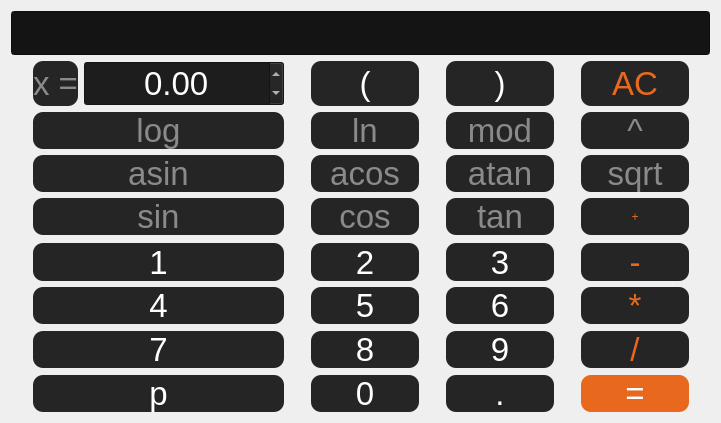
        <widget class="QWidget" name="tab_3">
         <attribute name="title">
          <string> Калькулятор</string>
         </attribute>
         <layout class="QGridLayout" name="gridLayout_4">
          <item row="0" column="0">
           <layout class="QVBoxLayout" name="verticalLayout" stretch="1,8">
            <item>
             <widget class="QLineEdit" name="lineEdit">
              <property name="sizePolicy">
               <sizepolicy hsizetype="Expanding" vsizetype="MinimumExpanding">
                <horstretch>0</horstretch>
                <verstretch>0</verstretch>
               </sizepolicy>
              </property>
              <property name="minimumSize">
               <size>
                <width>0</width>
                <height>40</height>
               </size>
              </property>
              <property name="styleSheet">
               <string notr="true">background-color: rgb(20, 20, 20);
color: rgb(255, 255, 255);
font-size: 33px;
font: 16pt &quot;Comic Sans MS&quot;;
</string>
              </property>
              <property name="alignment">
               <set>Qt::AlignRight|Qt::AlignTrailing|Qt::AlignVCenter</set>
              </property>
             </widget>
            </item>
            <item>
             <layout class="QGridLayout" name="gridLayout" rowstretch="0,0,0,0,0,0,0,0,0,0,0,0" columnstretch="1,5,1,5,1,5,1,5,1" rowminimumheight="1,1,1,1,1,1,1,1,1,1,1,1">
              <property name="sizeConstraint">
               <enum>QLayout::SetDefaultConstraint</enum>
              </property>
              <property name="topMargin">
               <number>0</number>
              </property>
              <property name="bottomMargin">
               <number>0</number>
              </property>
              <property name="verticalSpacing">
               <number>-1</number>
              </property>
              <item row="11" column="1">
               <layout class="QHBoxLayout" name="horizontalLayout">
                <item>
                 <widget class="QPushButton" name="pushButton_19">
                  <property name="sizePolicy">
                   <sizepolicy hsizetype="Expanding" vsizetype="MinimumExpanding">
                    <horstretch>0</horstretch>
                    <verstretch>0</verstretch>
                   </sizepolicy>
                  </property>
                  <property name="styleSheet">
                   <string notr="true">QPushButton {

border-radius: 10px;

background-color: rgb(37, 37, 37);

color: rgb(255, 255, 255);

font-size: 33px;

font: 16pt &quot;Comic Sans MS&quot;;

}


QPushButton:hover {
            background-color: rgb(90, 89, 91);
}</string>
                  </property>
                  <property name="text">
                   <string>p</string>
                  </property>
                 </widget>
                </item>
               </layout>
              </item>
              <item row="0" column="5">
               <widget class="QPushButton" name="pushButton_30">
                <property name="sizePolicy">
                 <sizepolicy hsizetype="Minimum" vsizetype="MinimumExpanding">
                  <horstretch>0</horstretch>
                  <verstretch>0</verstretch>
                 </sizepolicy>
                </property>
                <property name="styleSheet">
                 <string notr="true">QPushButton {

border-radius: 10px;

background-color: rgb(37, 37, 37);

color: rgb(255, 255, 255);

font-size: 33px;

font: 16pt &quot;Comic Sans MS&quot;;

}


QPushButton:hover {
            background-color: rgb(90, 89, 91);
}</string>
                </property>
                <property name="text">
                 <string>)</string>
                </property>
               </widget>
              </item>
              <item row="9" column="3">
               <widget class="QPushButton" name="pushButton_8">
                <property name="sizePolicy">
                 <sizepolicy hsizetype="Minimum" vsizetype="MinimumExpanding">
                  <horstretch>0</horstretch>
                  <verstretch>0</verstretch>
                 </sizepolicy>
                </property>
                <property name="styleSheet">
                 <string notr="true">QPushButton {

border-radius: 10px;

background-color: rgb(37, 37, 37);

color: rgb(255, 255, 255);

font-size: 33px;

font: 16pt &quot;Comic Sans MS&quot;;

}


QPushButton:hover {
            background-color: rgb(90, 89, 91);
}</string>
                </property>
                <property name="text">
                 <string>8</string>
                </property>
               </widget>
              </item>
              <item row="9" column="5">
               <widget class="QPushButton" name="pushButton_9">
                <property name="sizePolicy">
                 <sizepolicy hsizetype="Minimum" vsizetype="MinimumExpanding">
                  <horstretch>0</horstretch>
                  <verstretch>0</verstretch>
                 </sizepolicy>
                </property>
                <property name="styleSheet">
                 <string notr="true">QPushButton {

border-radius: 10px;

background-color: rgb(37, 37, 37);

color: rgb(255, 255, 255);

font-size: 33px;

font: 16pt &quot;Comic Sans MS&quot;;

}


QPushButton:hover {
            background-color: rgb(90, 89, 91);
}</string>
                </property>
                <property name="text">
                 <string>9</string>
                </property>
               </widget>
              </item>
              <item row="9" column="1">
               <widget class="QPushButton" name="pushButton_7">
                <property name="sizePolicy">
                 <sizepolicy hsizetype="Minimum" vsizetype="MinimumExpanding">
                  <horstretch>0</horstretch>
                  <verstretch>0</verstretch>
                 </sizepolicy>
                </property>
                <property name="styleSheet">
                 <string notr="true">QPushButton {

border-radius: 10px;

background-color: rgb(37, 37, 37);

color: rgb(255, 255, 255);

font-size: 33px;

font: 16pt &quot;Comic Sans MS&quot;;

}


QPushButton:hover {
            background-color: rgb(90, 89, 91);
}</string>
                </property>
                <property name="text">
                 <string>7</string>
                </property>
               </widget>
              </item>
              <item row="1" column="1">
               <widget class="QPushButton" name="pushButton_22">
                <property name="sizePolicy">
                 <sizepolicy hsizetype="MinimumExpanding" vsizetype="MinimumExpanding">
                  <horstretch>0</horstretch>
                  <verstretch>0</verstretch>
                 </sizepolicy>
                </property>
                <property name="styleSheet">
                 <string notr="true">QPushButton {
border-radius: 10px;
background-color: rgb(37, 37, 37);
color: rgb(138, 137, 140);
font-size: 33px;
font: 16pt &quot;Comic Sans MS&quot;;
}

QPushButton:hover {
background-color: rgb(90, 89, 91);
}</string>
                </property>
                <property name="text">
                 <string>log</string>
                </property>
               </widget>
              </item>
              <item row="7" column="1">
               <widget class="QPushButton" name="pushButton_4">
                <property name="sizePolicy">
                 <sizepolicy hsizetype="Minimum" vsizetype="MinimumExpanding">
                  <horstretch>0</horstretch>
                  <verstretch>0</verstretch>
                 </sizepolicy>
                </property>
                <property name="styleSheet">
                 <string notr="true">QPushButton {

border-radius: 10px;

background-color: rgb(37, 37, 37);

color: rgb(255, 255, 255);

font-size: 33px;

font: 16pt &quot;Comic Sans MS&quot;;

}


QPushButton:hover {
            background-color: rgb(90, 89, 91);
}</string>
                </property>
                <property name="text">
                 <string>4</string>
                </property>
               </widget>
              </item>
              <item row="6" column="5">
               <widget class="QPushButton" name="pushButton_3">
                <property name="sizePolicy">
                 <sizepolicy hsizetype="Minimum" vsizetype="MinimumExpanding">
                  <horstretch>0</horstretch>
                  <verstretch>0</verstretch>
                 </sizepolicy>
                </property>
                <property name="styleSheet">
                 <string notr="true">QPushButton {
border-radius: 10px;
background-color: rgb(37, 37, 37);
color: rgb(255, 255, 255);
font-size: 33px;
font: 16pt &quot;Comic Sans MS&quot;;
}

QPushButton:hover {
    background-color: rgb(90, 89, 91);
}</string>
                </property>
                <property name="text">
                 <string>3</string>
                </property>
               </widget>
              </item>
              <item row="7" column="3">
               <widget class="QPushButton" name="pushButton_5">
                <property name="sizePolicy">
                 <sizepolicy hsizetype="Minimum" vsizetype="Preferred">
                  <horstretch>0</horstretch>
                  <verstretch>0</verstretch>
                 </sizepolicy>
                </property>
                <property name="styleSheet">
                 <string notr="true">QPushButton {

border-radius: 10px;

background-color: rgb(37, 37, 37);

color: rgb(255, 255, 255);

font-size: 33px;

font: 16pt &quot;Comic Sans MS&quot;;

}


QPushButton:hover {
            background-color: rgb(90, 89, 91);
}</string>
                </property>
                <property name="text">
                 <string>5</string>
                </property>
               </widget>
              </item>
              <item row="11" column="7">
               <widget class="QPushButton" name="pushButton_15">
                <property name="sizePolicy">
                 <sizepolicy hsizetype="Minimum" vsizetype="MinimumExpanding">
                  <horstretch>0</horstretch>
                  <verstretch>0</verstretch>
                 </sizepolicy>
                </property>
                <property name="minimumSize">
                 <size>
                  <width>0</width>
                  <height>0</height>
                 </size>
                </property>
                <property name="styleSheet">
                 <string notr="true">QPushButton {
border-radius: 10px;
background-color: rgb(232, 104, 30);
color: rgb(255, 255, 255);
font-size: 33px;
font: 16pt &quot;Comic Sans MS&quot;;
}
QPushButton:hover{
            background-color: rgb(90, 89, 91);
}



</string>
                </property>
                <property name="text">
                 <string>=</string>
                </property>
               </widget>
              </item>
              <item row="3" column="3">
               <widget class="QPushButton" name="pushButton_25">
                <property name="sizePolicy">
                 <sizepolicy hsizetype="Minimum" vsizetype="Preferred">
                  <horstretch>0</horstretch>
                  <verstretch>0</verstretch>
                 </sizepolicy>
                </property>
                <property name="styleSheet">
                 <string notr="true">QPushButton {
border-radius: 10px;
background-color: rgb(37, 37, 37);
color: rgb(138, 137, 140);
font-size: 33px;
font: 16pt &quot;Comic Sans MS&quot;;
}

QPushButton:hover {
background-color: rgb(90, 89, 91);
}</string>
                </property>
                <property name="text">
                 <string>cos</string>
                </property>
               </widget>
              </item>
              <item row="6" column="3">
               <widget class="QPushButton" name="pushButton_2">
                <property name="sizePolicy">
                 <sizepolicy hsizetype="Minimum" vsizetype="MinimumExpanding">
                  <horstretch>0</horstretch>
                  <verstretch>0</verstretch>
                 </sizepolicy>
                </property>
                <property name="styleSheet">
                 <string notr="true">QPushButton {
border-radius: 10px;
background-color: rgb(37, 37, 37);
color: rgb(255, 255, 255);
font-size: 33px;
font: 16pt &quot;Comic Sans MS&quot;;
}

QPushButton:hover {
     background-color: rgb(90, 89, 91);
}</string>
                </property>
                <property name="text">
                 <string>2</string>
                </property>
               </widget>
              </item>
              <item row="2" column="3">
               <widget class="QPushButton" name="pushButton_27">
                <property name="sizePolicy">
                 <sizepolicy hsizetype="Minimum" vsizetype="MinimumExpanding">
                  <horstretch>0</horstretch>
                  <verstretch>0</verstretch>
                 </sizepolicy>
                </property>
                <property name="styleSheet">
                 <string notr="true">QPushButton {
border-radius: 10px;
background-color: rgb(37, 37, 37);
color: rgb(138, 137, 140);
font-size: 33px;
font: 16pt &quot;Comic Sans MS&quot;;
}

QPushButton:hover {
            background-color: rgb(90, 89, 91);
}</string>
                </property>
                <property name="text">
                 <string>acos</string>
                </property>
               </widget>
              </item>
              <item row="11" column="5">
               <widget class="QPushButton" name="pushButton_11">
                <property name="sizePolicy">
                 <sizepolicy hsizetype="Minimum" vsizetype="Preferred">
                  <horstretch>0</horstretch>
                  <verstretch>0</verstretch>
                 </sizepolicy>
                </property>
                <property name="styleSheet">
                 <string notr="true">QPushButton {

border-radius: 10px;

background-color: rgb(37, 37, 37);

color: rgb(255, 255, 255);

font-size: 33px;

font: 16pt &quot;Comic Sans MS&quot;;

}


QPushButton:hover {
            background-color: rgb(90, 89, 91);
}</string>
                </property>
                <property name="text">
                 <string>.</string>
                </property>
               </widget>
              </item>
              <item row="7" column="7">
               <widget class="QPushButton" name="pushButton_13">
                <property name="sizePolicy">
                 <sizepolicy hsizetype="Minimum" vsizetype="Preferred">
                  <horstretch>0</horstretch>
                  <verstretch>0</verstretch>
                 </sizepolicy>
                </property>
                <property name="styleSheet">
                 <string notr="true">QPushButton {
border-radius: 10px;
background-color: rgb(37, 37, 37);
color: rgb(232, 104, 30);
font-size: 33px;
font: 16pt &quot;Comic Sans MS&quot;;
}

QPushButton:hover {
            background-color: rgb(90, 89, 91);
}</string>
                </property>
                <property name="text">
                 <string>*</string>
                </property>
               </widget>
              </item>
              <item row="0" column="8">
               <spacer name="horizontalSpacer_10">
                <property name="orientation">
                 <enum>Qt::Horizontal</enum>
                </property>
                <property name="sizeHint" stdset="0">
                 <size>
                  <width>40</width>
                  <height>20</height>
                 </size>
                </property>
               </spacer>
              </item>
              <item row="0" column="6">
               <spacer name="horizontalSpacer_9">
                <property name="orientation">
                 <enum>Qt::Horizontal</enum>
                </property>
                <property name="sizeHint" stdset="0">
                 <size>
                  <width>40</width>
                  <height>20</height>
                 </size>
                </property>
               </spacer>
              </item>
              <item row="0" column="1">
               <layout class="QHBoxLayout" name="horizontalLayout_2" stretch="1,1,5">
                <item>
                 <spacer name="horizontalSpacer">
                  <property name="orientation">
                   <enum>Qt::Horizontal</enum>
                  </property>
                  <property name="sizeHint" stdset="0">
                   <size>
                    <width>40</width>
                    <height>20</height>
                   </size>
                  </property>
                 </spacer>
                </item>
                <item>
                 <widget class="QPushButton" name="pushButton_32">
                  <property name="sizePolicy">
                   <sizepolicy hsizetype="Expanding" vsizetype="MinimumExpanding">
                    <horstretch>0</horstretch>
                    <verstretch>0</verstretch>
                   </sizepolicy>
                  </property>
                  <property name="maximumSize">
                   <size>
                    <width>16777215</width>
                    <height>16777215</height>
                   </size>
                  </property>
                  <property name="layoutDirection">
                   <enum>Qt::LeftToRight</enum>
                  </property>
                  <property name="styleSheet">
                   <string notr="true">QPushButton {

border-radius: 10px;

background-color: rgb(37, 37, 37);

color: rgb(138, 137, 140);

font-size: 33px;

font: 16pt &quot;Comic Sans MS&quot;;

}


QPushButton:hover {
            background-color: rgb(90, 89, 91);
}</string>
                  </property>
                  <property name="text">
                   <string>x =</string>
                  </property>
                  <property name="autoRepeat">
                   <bool>false</bool>
                  </property>
                 </widget>
                </item>
                <item>
                 <widget class="QDoubleSpinBox" name="doubleSpinBox_6">
                  <property name="sizePolicy">
                   <sizepolicy hsizetype="MinimumExpanding" vsizetype="MinimumExpanding">
                    <horstretch>0</horstretch>
                    <verstretch>0</verstretch>
                   </sizepolicy>
                  </property>
                  <property name="styleSheet">
                   <string notr="true">background-color: rgb(29, 29, 29);
color: rgb(255, 255, 255);
font-size: 33px;
font: 16pt &quot;Comic Sans MS&quot;;
</string>
                  </property>
                  <property name="alignment">
                   <set>Qt::AlignCenter</set>
                  </property>
                  <property name="minimum">
                   <double>-1000000000.000000000000000</double>
                  </property>
                  <property name="maximum">
                   <double>1000000000.000000000000000</double>
                  </property>
                 </widget>
                </item>
               </layout>
              </item>
              <item row="3" column="5">
               <widget class="QPushButton" name="pushButton_26">
                <property name="sizePolicy">
                 <sizepolicy hsizetype="Minimum" vsizetype="MinimumExpanding">
                  <horstretch>0</horstretch>
                  <verstretch>0</verstretch>
                 </sizepolicy>
                </property>
                <property name="styleSheet">
                 <string notr="true">QPushButton {

border-radius: 10px;

background-color: rgb(37, 37, 37);

color: rgb(138, 137, 140);

font-size: 33px;

font: 16pt &quot;Comic Sans MS&quot;;

}


QPushButton:hover {
            background-color: rgb(90, 89, 91);
}</string>
                </property>
                <property name="text">
                 <string>tan</string>
                </property>
               </widget>
              </item>
              <item row="7" column="5">
               <widget class="QPushButton" name="pushButton_6">
                <property name="sizePolicy">
                 <sizepolicy hsizetype="Minimum" vsizetype="MinimumExpanding">
                  <horstretch>0</horstretch>
                  <verstretch>0</verstretch>
                 </sizepolicy>
                </property>
                <property name="styleSheet">
                 <string notr="true">QPushButton {

border-radius: 10px;

background-color: rgb(37, 37, 37);

color: rgb(255, 255, 255);

font-size: 33px;

font: 16pt &quot;Comic Sans MS&quot;;

}


QPushButton:hover {
            background-color: rgb(90, 89, 91);
}</string>
                </property>
                <property name="text">
                 <string>6</string>
                </property>
               </widget>
              </item>
              <item row="3" column="7">
               <widget class="QPushButton" name="pushButton_16">
                <property name="sizePolicy">
                 <sizepolicy hsizetype="Minimum" vsizetype="MinimumExpanding">
                  <horstretch>0</horstretch>
                  <verstretch>0</verstretch>
                 </sizepolicy>
                </property>
                <property name="styleSheet">
                 <string notr="true">QPushButton {
border-radius: 10px;
background-color: rgb(37, 37, 37);
color: rgb(232, 104, 30);
size: 150px;
font: 16pt &quot;Comic Sans MS&quot;;
}

QPushButton:hover {
            background-color: rgb(90, 89, 91);
}</string>
                </property>
                <property name="text">
                 <string>+</string>
                </property>
               </widget>
              </item>
              <item row="0" column="4">
               <spacer name="horizontalSpacer_8">
                <property name="orientation">
                 <enum>Qt::Horizontal</enum>
                </property>
                <property name="sizeHint" stdset="0">
                 <size>
                  <width>40</width>
                  <height>20</height>
                 </size>
                </property>
               </spacer>
              </item>
              <item row="11" column="3">
               <widget class="QPushButton" name="pushButton_10">
                <property name="sizePolicy">
                 <sizepolicy hsizetype="Minimum" vsizetype="MinimumExpanding">
                  <horstretch>0</horstretch>
                  <verstretch>0</verstretch>
                 </sizepolicy>
                </property>
                <property name="styleSheet">
                 <string notr="true">QPushButton {

border-radius: 10px;

background-color: rgb(37, 37, 37);

color: rgb(255, 255, 255);

font-size: 33px;

font: 16pt &quot;Comic Sans MS&quot;;

}


QPushButton:hover {
            background-color: rgb(90, 89, 91);
}</string>
                </property>
                <property name="text">
                 <string>0</string>
                </property>
               </widget>
              </item>
              <item row="6" column="7">
               <widget class="QPushButton" name="pushButton_12">
                <property name="sizePolicy">
                 <sizepolicy hsizetype="Minimum" vsizetype="MinimumExpanding">
                  <horstretch>0</horstretch>
                  <verstretch>0</verstretch>
                 </sizepolicy>
                </property>
                <property name="styleSheet">
                 <string notr="true">QPushButton {

border-radius: 10px;

background-color: rgb(37, 37, 37);

color: rgb(232, 104, 30);

font-size: 33px;

font: 16pt &quot;Comic Sans MS&quot;;

}


QPushButton:hover {
            background-color: rgb(90, 89, 91);
}</string>
                </property>
                <property name="text">
                 <string>-</string>
                </property>
               </widget>
              </item>
              <item row="2" column="7">
               <widget class="QPushButton" name="pushButton_21">
                <property name="sizePolicy">
                 <sizepolicy hsizetype="Minimum" vsizetype="MinimumExpanding">
                  <horstretch>0</horstretch>
                  <verstretch>0</verstretch>
                 </sizepolicy>
                </property>
                <property name="styleSheet">
                 <string notr="true">QPushButton {

border-radius: 10px;

background-color: rgb(37, 37, 37);

color: rgb(138, 137, 140);

font-size: 33px;

font: 16pt &quot;Comic Sans MS&quot;;

}


QPushButton:hover {
            background-color: rgb(90, 89, 91);
}</string>
                </property>
                <property name="text">
                 <string>sqrt</string>
                </property>
               </widget>
              </item>
              <item row="0" column="3">
               <widget class="QPushButton" name="pushButton_31">
                <property name="sizePolicy">
                 <sizepolicy hsizetype="Minimum" vsizetype="MinimumExpanding">
                  <horstretch>0</horstretch>
                  <verstretch>0</verstretch>
                 </sizepolicy>
                </property>
                <property name="styleSheet">
                 <string notr="true">QPushButton {
border-radius: 10px;
background-color: rgb(37, 37, 37);
color: rgb(255, 255, 255);
font-size: 33px;
font: 16pt &quot;Comic Sans MS&quot;;
}


QPushButton:hover {
            background-color: rgb(90, 89, 91);
}</string>
                </property>
                <property name="text">
                 <string>(</string>
                </property>
               </widget>
              </item>
              <item row="2" column="5">
               <widget class="QPushButton" name="pushButton_29">
                <property name="sizePolicy">
                 <sizepolicy hsizetype="Minimum" vsizetype="MinimumExpanding">
                  <horstretch>0</horstretch>
                  <verstretch>0</verstretch>
                 </sizepolicy>
                </property>
                <property name="styleSheet">
                 <string notr="true">QPushButton {
border-radius: 10px;
background-color: rgb(37, 37, 37);
color: rgb(138, 137, 140);
font-size: 33px;
font: 16pt &quot;Comic Sans MS&quot;;
}

QPushButton:hover {
  background-color: rgb(90, 89, 91);
}</string>
                </property>
                <property name="text">
                 <string>atan</string>
                </property>
               </widget>
              </item>
              <item row="0" column="2">
               <spacer name="horizontalSpacer_7">
                <property name="orientation">
                 <enum>Qt::Horizontal</enum>
                </property>
                <property name="sizeHint" stdset="0">
                 <size>
                  <width>40</width>
                  <height>20</height>
                 </size>
                </property>
               </spacer>
              </item>
              <item row="3" column="1">
               <widget class="QPushButton" name="pushButton_24">
                <property name="sizePolicy">
                 <sizepolicy hsizetype="Minimum" vsizetype="MinimumExpanding">
                  <horstretch>0</horstretch>
                  <verstretch>0</verstretch>
                 </sizepolicy>
                </property>
                <property name="styleSheet">
                 <string notr="true">QPushButton {

border-radius: 10px;

background-color: rgb(37, 37, 37);

color: rgb(138, 137, 140);

font-size: 33px;

font: 16pt &quot;Comic Sans MS&quot;;

}


QPushButton:hover {
            background-color: rgb(90, 89, 91);
}</string>
                </property>
                <property name="text">
                 <string>sin</string>
                </property>
               </widget>
              </item>
              <item row="0" column="7">
               <widget class="QPushButton" name="pushButton_18">
                <property name="sizePolicy">
                 <sizepolicy hsizetype="Minimum" vsizetype="MinimumExpanding">
                  <horstretch>0</horstretch>
                  <verstretch>0</verstretch>
                 </sizepolicy>
                </property>
                <property name="styleSheet">
                 <string notr="true">QPushButton {

border-radius: 10px;

background-color: rgb(37, 37, 37);

color: rgb(232, 104, 30);

font-size: 33px;

font: 16pt &quot;Comic Sans MS&quot;;

}


QPushButton:hover {
            background-color: rgb(90, 89, 91);
}</string>
                </property>
                <property name="text">
                 <string>AC</string>
                </property>
               </widget>
              </item>
              <item row="2" column="1">
               <widget class="QPushButton" name="pushButton_28">
                <property name="sizePolicy">
                 <sizepolicy hsizetype="MinimumExpanding" vsizetype="MinimumExpanding">
                  <horstretch>0</horstretch>
                  <verstretch>0</verstretch>
                 </sizepolicy>
                </property>
                <property name="styleSheet">
                 <string notr="true">QPushButton {

border-radius: 10px;

background-color: rgb(37, 37, 37);

color: rgb(138, 137, 140);

font-size: 33px;

font: 16pt &quot;Comic Sans MS&quot;;

}


QPushButton:hover {
            background-color: rgb(90, 89, 91);
}</string>
                </property>
                <property name="text">
                 <string>asin</string>
                </property>
               </widget>
              </item>
              <item row="1" column="7">
               <widget class="QPushButton" name="pushButton_20">
                <property name="sizePolicy">
                 <sizepolicy hsizetype="Minimum" vsizetype="MinimumExpanding">
                  <horstretch>0</horstretch>
                  <verstretch>0</verstretch>
                 </sizepolicy>
                </property>
                <property name="styleSheet">
                 <string notr="true">QPushButton {
border-radius: 10px;
background-color: rgb(37, 37, 37);
color: rgb(138, 137, 140);
font-size: 33px;
font: 16pt &quot;Comic Sans MS&quot;;
}


QPushButton:hover {
            background-color: rgb(90, 89, 91);
}</string>
                </property>
                <property name="text">
                 <string>^</string>
                </property>
               </widget>
              </item>
              <item row="9" column="7">
               <widget class="QPushButton" name="pushButton_14">
                <property name="sizePolicy">
                 <sizepolicy hsizetype="Minimum" vsizetype="MinimumExpanding">
                  <horstretch>0</horstretch>
                  <verstretch>0</verstretch>
                 </sizepolicy>
                </property>
                <property name="styleSheet">
                 <string notr="true">QPushButton {

border-radius: 10px;

background-color: rgb(37, 37, 37);

color: rgb(232, 104, 30);

font-size: 33px;

font: 16pt &quot;Comic Sans MS&quot;;

}


QPushButton:hover {
            background-color: rgb(90, 89, 91);
}</string>
                </property>
                <property name="text">
                 <string>/</string>
                </property>
               </widget>
              </item>
              <item row="1" column="3">
               <widget class="QPushButton" name="pushButton_23">
                <property name="sizePolicy">
                 <sizepolicy hsizetype="Minimum" vsizetype="MinimumExpanding">
                  <horstretch>0</horstretch>
                  <verstretch>0</verstretch>
                 </sizepolicy>
                </property>
                <property name="styleSheet">
                 <string notr="true">QPushButton {

border-radius: 10px;

background-color: rgb(37, 37, 37);

color: rgb(138, 137, 140);

font-size: 33px;

font: 16pt &quot;Comic Sans MS&quot;;

}


QPushButton:hover {
            background-color: rgb(90, 89, 91);
}</string>
                </property>
                <property name="text">
                 <string>ln</string>
                </property>
               </widget>
              </item>
              <item row="1" column="5">
               <widget class="QPushButton" name="pushButton_17">
                <property name="sizePolicy">
                 <sizepolicy hsizetype="Minimum" vsizetype="MinimumExpanding">
                  <horstretch>0</horstretch>
                  <verstretch>0</verstretch>
                 </sizepolicy>
                </property>
                <property name="styleSheet">
                 <string notr="true">QPushButton {

border-radius: 10px;

background-color: rgb(37, 37, 37);

color: rgb(138, 137, 140);

font-size: 33px;

font: 16pt &quot;Comic Sans MS&quot;;

}


QPushButton:hover {
            background-color: rgb(90, 89, 91);
}</string>
                </property>
                <property name="text">
                 <string>mod</string>
                </property>
               </widget>
              </item>
              <item row="6" column="1">
               <widget class="QPushButton" name="pushButton">
                <property name="sizePolicy">
                 <sizepolicy hsizetype="MinimumExpanding" vsizetype="MinimumExpanding">
                  <horstretch>0</horstretch>
                  <verstretch>0</verstretch>
                 </sizepolicy>
                </property>
                <property name="styleSheet">
                 <string notr="true">QPushButton {

border-radius: 10px;

background-color: rgb(37, 37, 37);

color: rgb(255, 255, 255);

font-size: 33px;

font: 16pt &quot;Comic Sans MS&quot;;

}


QPushButton:hover {
            background-color: rgb(90, 89, 91);
}</string>
                </property>
                <property name="text">
                 <string>1</string>
                </property>
               </widget>
              </item>
              <item row="0" column="0">
               <spacer name="horizontalSpacer_12">
                <property name="orientation">
                 <enum>Qt::Horizontal</enum>
                </property>
                <property name="sizeHint" stdset="0">
                 <size>
                  <width>40</width>
                  <height>20</height>
                 </size>
                </property>
               </spacer>
              </item>
             </layout>
            </item>
           </layout>
          </item>
         </layout>
        </widget>
